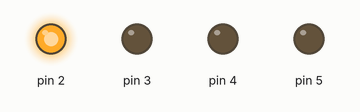
Recording of a sketch running on a simulated Arduino Uno, built with avr-gcc and run on an emulated ATmega328P. Parts: output pins drawn as LEDs (lit = HIGH).

Above: at 0.05 s.
At 0.75 s:
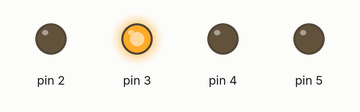
At 1.56 s:
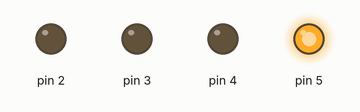
At 2.88 s:
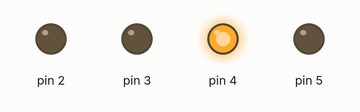
Timing chart, 0 to 3.2 s (numbered marks = the images above):
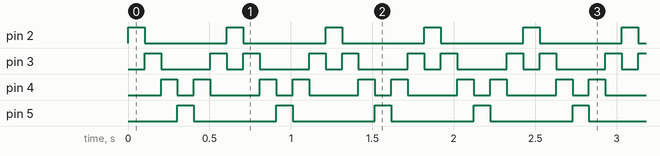

The sketch:

4_LED_chase_millis.ino
```cpp
//behavior of each LED at each timer state
int led2[] = {1,0,0,0,0,0};
int led3[] = {0,1,0,0,0,1};
int led4[] = {0,0,1,0,1,0};
int led5[] = {0,0,0,1,0,0};

//current position in cycle
int cyclePos = 0;

//length of cycle
int cycleLength = 6;

//millis timer vars
unsigned long currentMillis = 0;
unsigned long prevMillis = 0;
int duration = 100;

void setup() {
  //not used in this example, but if you want to use serial, you'll need this
  Serial.begin(9600);

  //set pin modes (LEDs connected to pins 2 through 5 with current limiting resistors)
  pinMode(2, OUTPUT);
  pinMode(3, OUTPUT);
  pinMode(4, OUTPUT);
  pinMode(5, OUTPUT);
}

void loop() {
  currentMillis = millis();

  if (currentMillis > prevMillis + duration){
    cyclePos++;
    prevMillis = currentMillis;
  }

  //reset back to the first state in the cycle
  if (cyclePos >= cycleLength){
    cyclePos = 0;
  }

  //write values from the array to the LEDs
  digitalWrite(2, led2[cyclePos]);
  digitalWrite(3, led3[cyclePos]);
  digitalWrite(4, led4[cyclePos]);
  digitalWrite(5, led5[cyclePos]);
}
```

Measured:
- by itself, pin 2, pin 5: alternates HIGH for 0.10 s and LOW for 0.50 s
- by itself, pin 3: repeats every 0.61 s: LOW 0.30 s, HIGH 0.10 s, LOW 0.10 s, HIGH 0.10 s
- by itself, pin 4: repeats every 0.61 s: LOW 0.10 s, HIGH 0.10 s, LOW 0.30 s, HIGH 0.10 s
